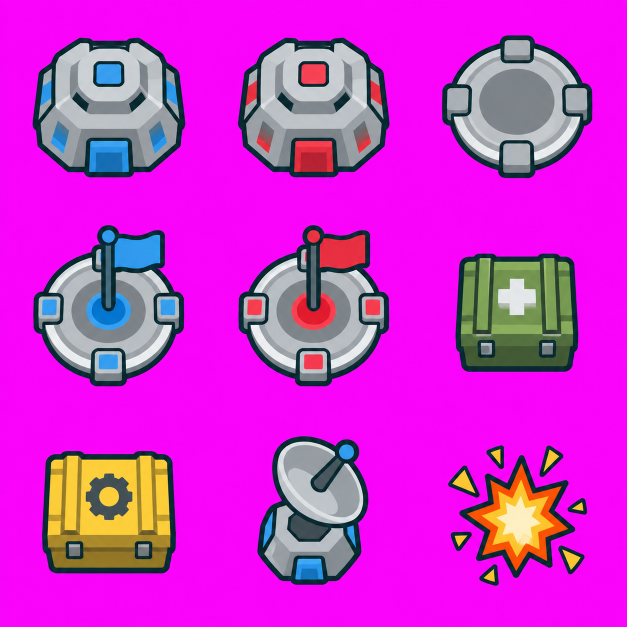
#> input picture art/source/defense-objects-raw.png, 1254 x 1254 px, found by its file name (shown at 1/2 size)
$ python cut-defense-objects.py
#> lines starting #> are read from the running program, lines starting #| are printed output that depends on the picture
from pathlib import Path

from PIL import Image


def main() -> None:
    source = Path("art/source/defense-objects-raw.png")
    output = Path("public/assets/spritesheets/defense-objects.png")
    preview = Path("art/previews/defense-objects-preview.png")
    image = Image.open(source).convert("RGBA")
    width, height = image.size
#> width = 1254; height = 1254
    cols = rows = 3
    frame_size = 96
    chroma = (255, 0, 255)
    sheet = Image.new("RGBA", (cols * frame_size, rows * frame_size), (0, 0, 0, 0))
#> sheet: PIL image 288x288 RGBA; every value is 0

    for row in range(rows):
        for col in range(cols):
            cell = image.crop(
                (
                    round(col * width / cols),
                    round(row * height / rows),
                    round((col + 1) * width / cols),
                    round((row + 1) * height / rows),
                ),
            ).convert("RGBA")
            pixels = cell.load()
            for y in range(cell.height):
                for x in range(cell.width):
                    red, green, blue, alpha = pixels[x, y]
                    if abs(red - chroma[0]) + abs(green - chroma[1]) + abs(blue - chroma[2]) < 90:
                        pixels[x, y] = (red, green, blue, 0)

            bounds = cell.getchannel("A").getbbox()
            if bounds is None:
                continue

            cropped = cell.crop(bounds)
            cropped.thumbnail((frame_size - 8, frame_size - 8), Image.Resampling.LANCZOS)
            frame = Image.new("RGBA", (frame_size, frame_size), (0, 0, 0, 0))
            frame.alpha_composite(cropped, ((frame_size - cropped.width) // 2, (frame_size - cropped.height) // 2))
            sheet.alpha_composite(frame, (col * frame_size, row * frame_size))
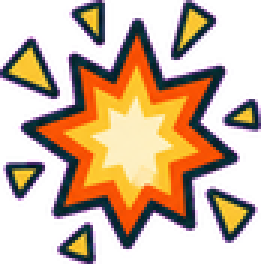
#> cropped: PIL image 87x88 RGBA (shown 3 times larger); mean R, G, B, A 92.9, 54.6, 48.2, 126.5; transparent parts drawn white
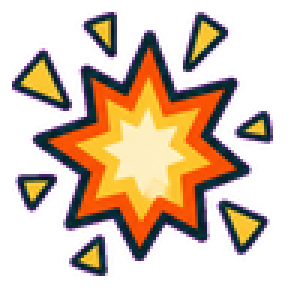
#> frame: PIL image 96x96 RGBA (shown 3 times larger); mean R, G, B, A 77.1, 45.4, 40, 105.1; transparent parts drawn white
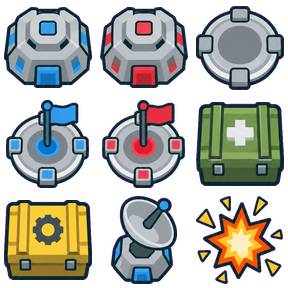
#> sheet: PIL image 288x288 RGBA; mean R, G, B, A 79.6, 76.3, 74.9, 151.1; transparent parts drawn white

    output.parent.mkdir(parents=True, exist_ok=True)
    sheet.save(output)

    checker = Image.new("RGBA", sheet.size, (35, 45, 42, 255))
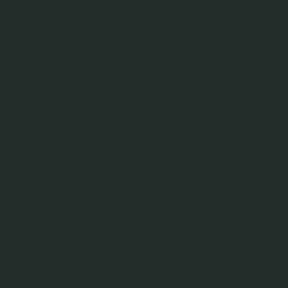
#> checker: PIL image 288x288 RGBA; mean R, G, B, A 35, 45, 42, 255
    for y in range(0, sheet.height, 16):
        for x in range(0, sheet.width, 16):
            if (x // 16 + y // 16) % 2 == 0:
                for yy in range(y, min(y + 16, sheet.height)):
                    for xx in range(x, min(x + 16, sheet.width)):
                        checker.putpixel((xx, yy), (73, 91, 80, 255))
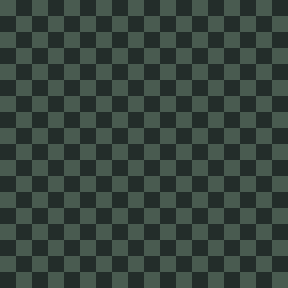
#> checker: PIL image 288x288 RGBA; mean R, G, B, A 54, 68, 61, 255
    checker.alpha_composite(sheet)
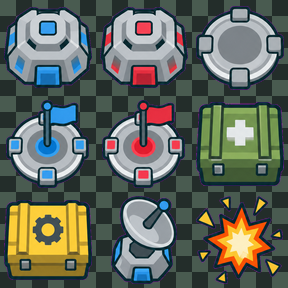
#> checker: PIL image 288x288 RGBA; mean R, G, B, A 97, 103.5, 94.2, 255
    preview.parent.mkdir(parents=True, exist_ok=True)
    checker.save(preview)
    print(f"wrote {output} {sheet.size}; preview {preview}")
#| wrote public/assets/spritesheets/defense-objects.png (288, 288); preview art/previews/defense-objects-preview.png


if __name__ == "__main__":
    main()
